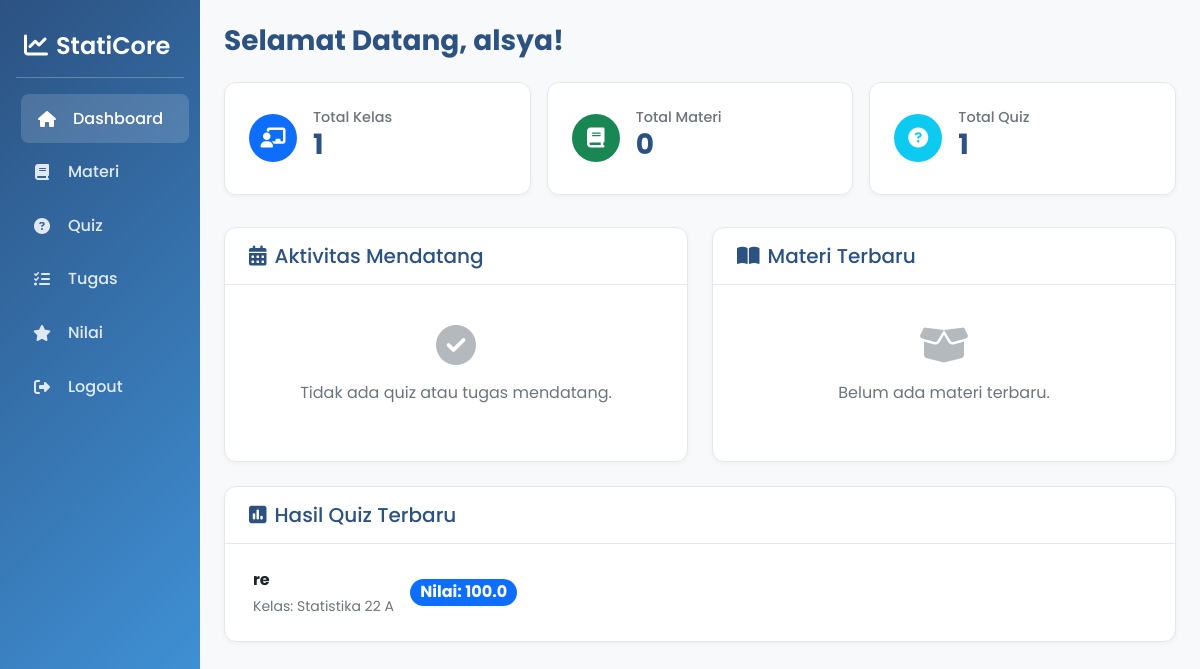
The app's page /views/siswa/dashboard.php (signed in) with its own data.
### tables this page shows
CREATE TABLE `quiz` (
  `id` int(11) NOT NULL,
  `judul` varchar(255) NOT NULL,
  `deskripsi` text DEFAULT NULL,
  `kelas_id` int(11) NOT NULL,
  `guru_id` int(11) NOT NULL,
  `waktu_mulai` datetime NOT NULL,
  `waktu_selesai` datetime NOT NULL,
  `durasi` int(11) NOT NULL,
  `created_at` timestamp NOT NULL DEFAULT current_timestamp()
);

CREATE TABLE `kelas` (
  `id` int(11) NOT NULL,
  `nama_kelas` varchar(50) NOT NULL,
  `tahun_ajaran` varchar(9) NOT NULL,
  `created_at` timestamp NOT NULL DEFAULT current_timestamp()
);

### views/siswa/dashboard.php (the view, shortened to what this page needs)
<?php
$db = new Database();
$conn = $db->getConnection();
$user_id = $_SESSION['user_id'];
$stmt_kelas = $conn->prepare("
    SELECT k.*,
           (SELECT COUNT(*) FROM materi m WHERE m.kelas_id = k.id) as total_materi,
           (SELECT COUNT(*) FROM quiz q WHERE q.kelas_id = k.id) as total_quiz
    FROM kelas k
    JOIN siswa_kelas sk ON k.id = sk.kelas_id
    WHERE sk.siswa_id = ?
    ORDER BY k.tahun_ajaran DESC, k.nama_kelas
");
$stmt_kelas->execute([$user_id]);
$classes = $stmt_kelas->fetchAll(PDO::FETCH_ASSOC);
$stmt_materi = $conn->prepare("
    SELECT m.*, k.nama_kelas, u.nama_lengkap as guru_nama
    FROM materi m
    JOIN kelas k ON m.kelas_id = k.id
    JOIN users u ON m.guru_id = u.id
    JOIN siswa_kelas sk ON k.id = sk.kelas_id
    WHERE sk.siswa_id = ?
    ORDER BY m.created_at DESC
    LIMIT 5
");
$stmt_materi->execute([$user_id]);
$recent_materials = $stmt_materi->fetchAll(PDO::FETCH_ASSOC);
$stmt_quiz = $conn->prepare("
    SELECT q.*, k.nama_kelas, u.nama_lengkap as guru_nama,
           (SELECT COUNT(*) FROM soal_quiz sq WHERE sq.quiz_id = q.id) as total_soal,
           (SELECT COUNT(*) FROM jawaban_siswa js
            JOIN soal_quiz sq ON js.soal_id = sq.id
            WHERE sq.quiz_id = q.id AND js.siswa_id = ?) as total_jawaban
    FROM quiz q
    JOIN kelas k ON q.kelas_id = k.id
    JOIN users u ON q.guru_id = u.id
    JOIN siswa_kelas sk ON k.id = sk.kelas_id
    WHERE sk.siswa_id = ? AND q.waktu_selesai > NOW()
    ORDER BY q.waktu_mulai ASC
    LIMIT 5
");
$stmt_quiz->execute([$user_id, $user_id]);
$upcoming_quizzes = $stmt_quiz->fetchAll(PDO::FETCH_ASSOC);
$stmt_tugas = $conn->prepare("
    SELECT t.*, k.nama_kelas, jt.nama as jenis_tugas, u.nama_lengkap as nama_guru
    FROM tugas t
    JOIN kelas k ON t.kelas_id = k.id
    JOIN jenis_tugas jt ON t.jenis_tugas_id = jt.id
    JOIN users u ON t.guru_id = u.id
    JOIN siswa_kelas sk ON t.kelas_id = sk.kelas_id
    WHERE sk.siswa_id = ? AND t.batas_pengumpulan > NOW()
    ORDER BY t.batas_pengumpulan ASC
    LIMIT 5
");
$stmt_tugas->execute([$user_id]);
$upcoming_tasks = $stmt_tugas->fetchAll(PDO::FETCH_ASSOC);
$stmt_hasil = $conn->prepare("
    SELECT
        q.id,
        q.judul,
        k.nama_kelas,
        (
            SELECT ROUND((SUM(js.nilai) / COUNT(sq.id)), 1)
            FROM jawaban_siswa js
            JOIN soal_quiz sq ON js.soal_id = sq.id
            WHERE sq.quiz_id = q.id AND js.siswa_id = ?
        ) as nilai
    FROM quiz q
    JOIN kelas k ON q.kelas_id = k.id
    JOIN siswa_kelas sk ON k.id = sk.kelas_id
    WHERE sk.siswa_id = ? AND q.waktu_selesai < NOW()
      AND EXISTS (
          SELECT 1 FROM jawaban_siswa js
          JOIN soal_quiz sq ON js.soal_id = sq.id
          WHERE sq.quiz_id = q.id AND js.siswa_id = ?
      )
    ORDER BY q.waktu_selesai DESC
    LIMIT 5
");
$stmt_hasil->execute([$user_id, $user_id, $user_id]);
$quiz_results = $stmt_hasil->fetchAll(PDO::FETCH_ASSOC);
$total_materi_count = 0;
$total_quiz_count = 0;
foreach ($classes as $class) {
    $total_materi_count += $class['total_materi'];
    $total_quiz_count += $class['total_quiz'];
}
?>
<!DOCTYPE html>
<html lang="id">
<head>
    <link href="https://cdn.jsdelivr.net/npm/bootstrap@5.3.3/dist/css/bootstrap.min.css" rel="stylesheet">
    <link href="https://cdnjs.cloudflare.com/ajax/libs/font-awesome/6.5.1/css/all.min.css" rel="stylesheet">
</head>
<body>
    <div class="container-fluid">
        <div class="row">
            <div class="col-md-3 col-lg-2 px-0 sidebar" id="sidebar">
                <div class="p-3">
                    <h4 class="px-2 my-3"><i class="fas fa-chart-line me-2"></i>StatiCore</h4>
                    <hr class="text-white">
                    <ul class="nav flex-column">
                        <li class="nav-item"><a class="nav-link active" href="dashboard.php"><i
                                    class="fas fa-home fa-fw"></i>Dashboard</a></li>
                        <li class="nav-item"><a class="nav-link" href="materi.php"><i
                                    class="fas fa-book fa-fw"></i>Materi</a></li>
                        <li class="nav-item"><a class="nav-link" href="quiz.php"><i
                                    class="fas fa-question-circle fa-fw"></i>Quiz</a></li>
                        <li class="nav-item"><a class="nav-link" href="tugas.php"><i
                                    class="fas fa-tasks fa-fw"></i>Tugas</a></li>
                        <li class="nav-item"><a class="nav-link" href="nilai.php"><i
                                    class="fas fa-star fa-fw"></i>Nilai</a></li>
                        <li class="nav-item mt-auto"><a class="nav-link" href="../../logout.php" id="logoutBtn"><i
                                    class="fas fa-sign-out-alt fa-fw"></i>Logout</a></li>
                    </ul>
                </div>
            </div>
            <main class="col-md-9 ms-sm-auto col-lg-10 main-content">
                <h1 class="page-title">Selamat Datang, <?php echo htmlspecialchars($_SESSION['nama_lengkap']); ?>!</h1>
                <div class="stats-grid">
                    <div class="stat-card">
                        <div class="stat-icon bg-primary"><i class="fas fa-chalkboard-teacher"></i></div>
                        <div class="stat-info">
                            <p class="stat-title">Total Kelas</p>
                            <h3 class="stat-value"><?php echo count($classes); ?></h3>
                        </div>
                    </div>
                    <div class="stat-card">
                        <div class="stat-icon bg-success"><i class="fas fa-book"></i></div>
                        <div class="stat-info">
                            <p class="stat-title">Total Materi</p>
                            <h3 class="stat-value"><?php echo $total_materi_count; ?></h3>
                        </div>
                    </div>
                    <div class="stat-card">
                        <div class="stat-icon bg-info"><i class="fas fa-question-circle"></i></div>
                        <div class="stat-info">
                            <p class="stat-title">Total Quiz</p>
                            <h3 class="stat-value"><?php echo $total_quiz_count; ?></h3>
                        </div>
                    </div>
                </div>
                <div class="row">
                    <div class="col-lg-6 mb-4">
                        <div class="content-card h-100">
                            <div class="card-header">
                                <h5 class="mb-0"><i class="fas fa-calendar-alt me-2"></i>Aktivitas Mendatang</h5>
                            </div>
                            <div class="card-body">
                                <?php if (empty($upcoming_quizzes) && empty($upcoming_tasks)): ?>
                                    <div class="empty-state"><i class="fas fa-check-circle"></i>
                                        <p>Tidak ada quiz atau tugas mendatang.</p>
                                    </div>
                                <?php endif; ?>
                            </div>
                        </div>
                    </div>
                    <div class="col-lg-6 mb-4">
                        <div class="content-card h-100">
                            <div class="card-header">
                                <h5 class="mb-0"><i class="fas fa-book-open me-2"></i>Materi Terbaru</h5>
                            </div>
                            <div class="card-body">
                                <?php if (empty($recent_materials)): ?>
                                    <div class="empty-state"><i class="fas fa-box-open"></i>
                                        <p>Belum ada materi terbaru.</p>
                                    </div>
                                <?php endif; ?>
                            </div>
                        </div>
                    </div>
                </div>
                <div class="row">
                    <div class="col-12">
                        <div class="content-card">
                            <div class="card-header">
                                <h5 class="mb-0"><i class="fas fa-poll me-2"></i>Hasil Quiz Terbaru</h5>
                            </div>
                            <div class="card-body">
                                <?php if (empty($quiz_results)): ?>
                                    <div class="empty-state"><i class="fas fa-chart-pie"></i>
                                        <p>Belum ada hasil quiz yang bisa ditampilkan.</p>
                                    </div>
                                <?php else: ?>
                                    <ul class="list-group list-group-flush">
                                        <?php foreach ($quiz_results as $result): ?>
                                            <li class="list-group-item">
                                                <div>
                                                    <strong><?php echo htmlspecialchars($result['judul']); ?></strong>
                                                    <small>Kelas: <?php echo htmlspecialchars($result['nama_kelas']); ?></small>
                                                </div>
                                                <div class="text-end">
                                                    <span class="badge fs-6 rounded-pill text-bg-primary">
                                                        Nilai:
                                                        <?php echo $result['nilai'] !== null ? htmlspecialchars($result['nilai']) : 'N/A'; ?>
                                                    </span>
                                                </div>
                                            </li>
                                        <?php endforeach; ?>
                                    </ul>
                                <?php endif; ?>
                            </div>
                        </div>
                    </div>
                </div>
            </main>
        </div>
    </div>
</body>
</html>

### views/siswa/dashboard.php (style rules this page uses)
:root { --primary-color: #2c5282; --secondary-color: #4299e1; --light-bg: #f8f9fa; --white: #ffffff; --gray-text: #6c757d; --border-color: #e5e7eb; --card-shadow: 0 4px 12px rgba(0, 0, 0, 0.08); --border-radius: 0.75rem; --success: #10B981; --info: #3B82F6; }
body { font-family: 'Poppins', sans-serif; background-color: var(--light-bg); }
.sidebar { background: linear-gradient(135deg, var(--primary-color), var(--secondary-color)); min-height: 100vh; }
.sidebar h4 { font-weight: 600; color: white; }
.sidebar .nav-link { color: rgba(255, 255, 255, 0.85); padding: 0.8rem 1rem; display: flex; align-items: center; gap: 1rem; font-weight: 500; border-radius: 0.5rem; margin-bottom: 0.25rem; transition: all 0.2s ease-in-out; }
.sidebar .nav-link:hover, .sidebar .nav-link.active { color: var(--white); background-color: rgba(255, 255, 255, 0.15); transform: translateX(5px); }
.main-content { padding: 1.5rem; }
.page-title { font-size: 1.75rem; font-weight: 700; color: var(--primary-color); margin-bottom: 1.5rem; }
.stats-grid { display: grid; grid-template-columns: repeat(auto-fit, minmax(220px, 1fr)); gap: 1rem; margin-bottom: 2rem; }
.stat-card { background: var(--white); padding: 1.5rem; border-radius: var(--border-radius); box-shadow: 0 2px 4px rgba(0, 0, 0, 0.04); border: 1px solid var(--border-color); display: flex; align-items: center; gap: 1rem; transition: all 0.3s ease; }
.stat-icon { width: 48px; height: 48px; border-radius: 50%; display: flex; align-items: center; justify-content: center; font-size: 1.25rem; color: var(--white); flex-shrink: 0; }
.stat-icon.bg-primary { background-color: var(--primary-color); }
.stat-icon.bg-success { background-color: var(--success); }
.stat-icon.bg-info { background-color: var(--info); }
.stat-info .stat-title { font-size: 0.9rem; font-weight: 500; color: var(--gray-text); margin: 0; }
.stat-info .stat-value { font-size: 1.75rem; font-weight: 700; color: var(--primary-color); line-height: 1.2; }
.content-card { background: var(--white); border-radius: var(--border-radius); box-shadow: 0 2px 4px rgba(0, 0, 0, 0.04); border: 1px solid var(--border-color); overflow: hidden; }
.content-card .card-header { background-color: transparent; border-bottom: 1px solid var(--border-color); padding: 1rem 1.5rem; font-weight: 600; color: var(--primary-color); }
.content-card .card-body { padding: 0.5rem; }
.list-group-item { display: flex; flex-wrap: wrap; justify-content-between; align-items: center; gap: 1rem; padding: 1rem 1.25rem; }
.list-group-item small { color: var(--gray-text); display: block; margin-top: 0.25rem; }
.empty-state { text-align: center; padding: 2rem 1rem; color: var(--gray-text); }
.empty-state i { font-size: 2.5rem; margin-bottom: 1rem; opacity: 0.5; }

### records on screen
quiz: judul "re", kelas.nama_kelas "Statistika 22 A", nilai "100.0"

### other values on screen
$_SESSION['nama_lengkap'] "alsya"
count($classes) "1"
$total_materi_count "0"
$total_quiz_count "1"
